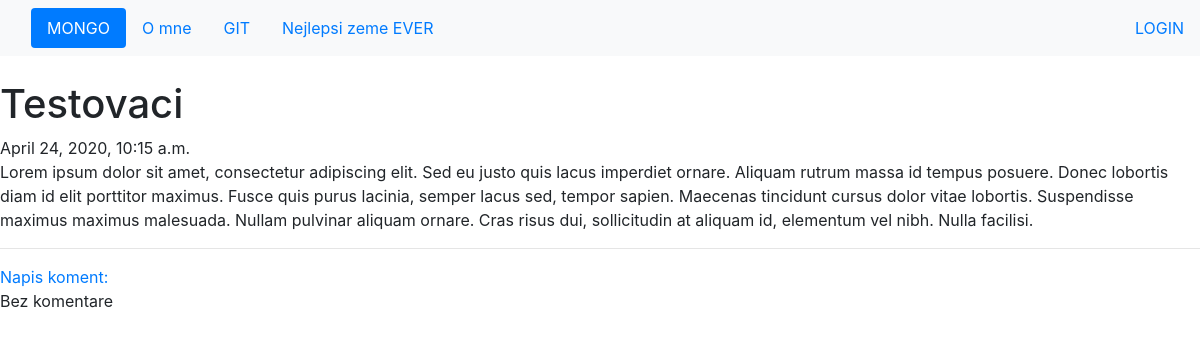
/post/1, run on the app's committed database.
### Blog/models.py (models this page shows, shortened)
class Post(models.Model):
    author = models.ForeignKey('auth.User',on_delete=models.CASCADE)
    title = models.CharField(max_length=200)
    text = models.TextField()
    create_date = models.DateTimeField(default=timezone.now)
    published_date = models.DateTimeField(blank=True, null=True)

### Blog/views.py (the view)
# urls.py: url(r'post/(?P<pk>\d+)$', views.PostDetailView.as_view(),name='post_detail'),
class PostDetailView(DetailView):
    model = Post

### Blog/templates/Blog/post_detail.html (shortened to what this page needs)
{% extends "Blog/base.html" %}
{% block content %}
  <h1>{{post.title}}</h1>
  {% if post.published_date %}
    <div class="">
      {{ post.published_date }}
    </div>
  {% else %}
    <a href="{% url 'post_publish' pk=post.pk %}">Zverejneno: </a>
  {% endif %}
    <p class = 'postcontent'> {{post.text|safe|linebreaksbr}}</p>
  <hr>
  <a href="{% url 'add_comment_to_post' pk=post.pk %}">Napis koment:</a>
  <div class="">
    {% for comment in post.comments.all %}
    <br>
      {% if user.is_authenticated or comments.approve_comment %}
        {{comments.create_date}}
          {% if not comments.approve_comment %}
          <a href="{% url 'comment_remove' pk=comments.pk %}">
            <span>NO</span>
          </a>
          <a href="{% url 'comment_approve' pk=comments.pk %}">
            <span>OK</span>
          </a>
          {% endif %}
          <p>{{comments.text|safe|linebreaks}}</p>
          <p>Autor: {{comment.author}}</p>
      {% endif %}
      {% empty %}
      <p>Bez komentare</p>
    {% endfor %}
  </div>
{% endblock %}

### Blog/templates/Blog/base.html (shortened to what this page needs)
<!DOCTYPE html>
{% load static %}
<html lang="en" dir="ltr">
  <head>
    <link rel="stylesheet" href="https://stackpath.bootstrapcdn.com/bootstrap/4.4.1/css/bootstrap.min.css">
    <link rel="stylesheet" href="//cdn.jsdelivr.net/npm/medium-editor@latest/dist/css/medium-editor.min.css" type="text/css" media="screen" charset="utf-8">
    <link rel="stylesheet" href="{% static 'css/blog.css' %}">
  </head>
  <body>
    <nav class="navbar navbar-expand-lg navbar-light bg-light">
      <div class="container">
        <ul class="nav nav-pills">
          <li class="nav-item"><a class="nav-link active" href="{% url 'post_list' %}">MONGO</a></li>
          <li class="nav-item"><a class="nav-link" href="{% url 'about' %}">O mne</a></li>
          <li class="nav-item"><a class="nav-link" href="https://github.com/">GIT</a></li>
          <li class="nav-item"><a class="nav-link" href="https://www.britannica.com/place/Mongolia">Nejlepsi zeme EVER</a></li>
        </ul>
        </div>
          {% if user.is_authenticated %}
          <li>
              <a href="{% url 'post_new' %}">New Post</a>
          </li>
          <li>
              <a href="{% url 'post_draft_views' %}">Drafts</a>
          </li>
          <li>
              <a href="{% url 'logout' %}">Log out</a>
          </li>
          <li>
              <a>Welcome: {{user.username}}</a>
          </li>
          {% else %}
          <a class="nav-item" href="{% url 'login'%}">LOGIN</a>
          {% endif %}
    </nav>
    <br>
    <div class="">
      {%block content%}
      {% endblock %}
    </div>
  </body>
</html>

### data on the page
Post: title "Testovaci", published_date "April 24, 2020, 10:15 a.m.", text "Lorem ipsum dolor sit amet, consectetur adipiscing elit. Sed eu justo quis lacus imperdiet ornare. Aliquam rutrum massa id tempus posuere. Donec lobortis diam id elit porttitor maximus. Fusce quis purus lacinia, semper lacus sed, tempor sapien. Maecenas tincidunt cursus dolor vitae lobortis. Suspendisse maximus maximus malesuada. Nullam pulvinar aliquam ornare. Cras risus dui, sollicitudin at aliquam id, elementum vel nibh. Nulla facilisi."
